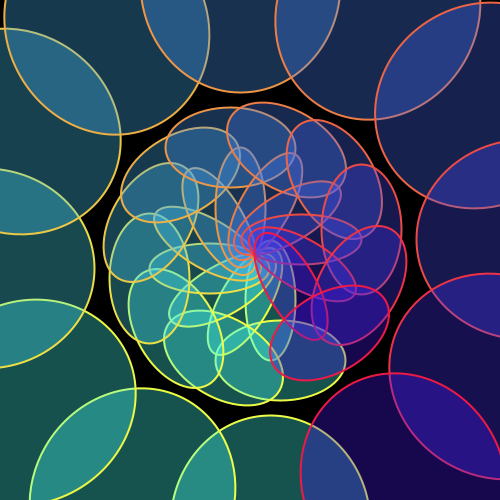
Frame 1 (no input)
Frame 2 (the mouse pressed at the canvas centre, redrawn once): identical to frame 1, image omitted

The Processing sketch that drew this single still picture (run headless with seeded random() and noise(); the mouse was pressed at the canvas centre and the sketch redrawn once):

// Processing sketch: processing_163683
// ── processing_163683.pde

void setup() {
size(500, 500);
noLoop();
}
void draw() {
background(0);
tail(270,12,HALF_PI/3);
}
void tail(int xpos, int units, float angle) {
pushMatrix();
translate(xpos, 250);
for (int i = units; i > 0; i--) { // Count in reverse
strokeWeight(2);
fill(72,25*i,239, 83);
stroke(239,25*i,70, 253);
//stroke(72,212,239, 103);
//ellipse(0, 0, 150, 440);
ellipse(0, 50, 50, 120);

ellipse(10, 110, 130, 80);


ellipse(0, 275, 200, 220);
translate(0, 8);
rotate(angle);
}
popMatrix();
}
